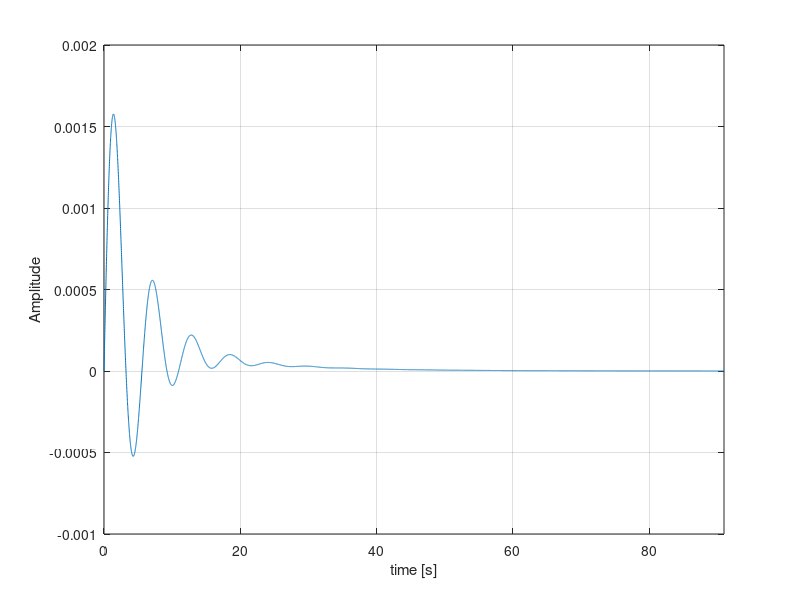
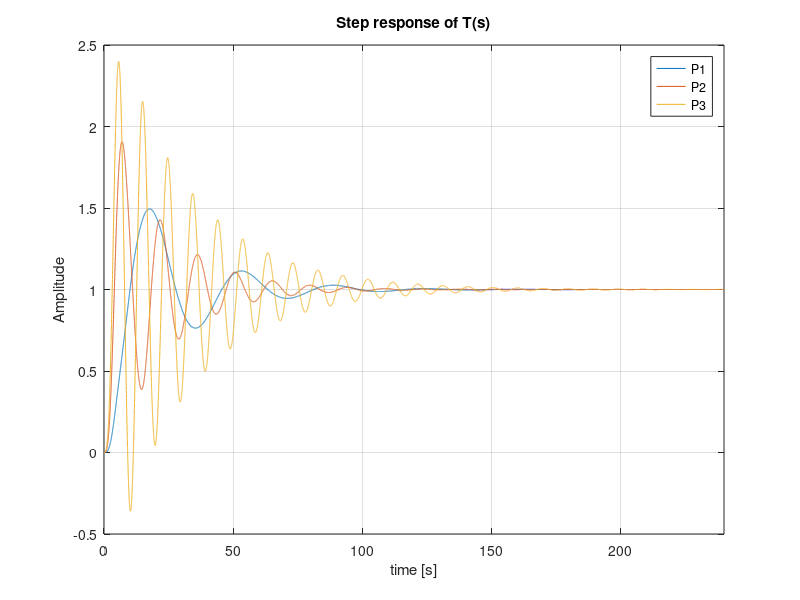

MATLAB code to generate these figures, in order:
clear all
clc
delete all

%% Computing the poles of the transfer function
Gl = tf([5.1e-3 1000 250 ],[5e5 2.5e5 6.4e5 4.9e4 0]);
H = tf([5.1e-3 1000 250 0 ],[5e5 2.5e5 6.4e5 4.9e4 0]);


Hmin = minreal(H);      % this cancels common factors
poles_Hmin = pole(Hmin);

%% Generating impuls response function
t = 0:0.01:91; 
[y, tOut] = impulse(H,t);
figure;
plot(tOut, y);
grid on
xlim([0 91]);
xlabel('time [s]');
ylabel('Amplitude');

%% Stability of the closed loop transfer function 
P1 = 80;
P2 = 400;
P3 = 700;


T1 = tf([P1*5.1e-3 P1*100 P1*250],[5e5 2.5e5 (6.4e5+P1*5.1e-3) (4.9e4 + P1* 100) P1*250]);
T2 = tf([P2*5.1e-3 P2*100 P2*250],[5e5 2.5e5 (6.4e5+P2*5.1e-3) (4.9e4 + P2* 100) P2*250]);
T3 = tf([P3*5.1e-3 P3*100 P3*250],[5e5 2.5e5 (6.4e5+P3*5.1e-3) (4.9e4 + P3* 100) P3*250]);
poles_T = pole(T1);
Tmin = minreal(T1);
poles_Tmin = pole(Tmin);

%% Step response function 
t2 = 0 : 0.01 : 500;
[Amplitude_step1, tOut_step1] = step(T1,t2);
[Amplitude_step2, tOut_step2] = step(T2,t2);
[Amplitude_step3, tOut_step3] = step(T3,t2);

figure;
plot(tOut_step1, Amplitude_step1);
hold on 
plot(tOut_step2, Amplitude_step2);
hold on 
plot(tOut_step3, Amplitude_step3);
legend("P1", "P2","P3")
title("Step response of T(s)")
grid on
xlim([0 240]);
xlabel('time [s]');
ylabel('Amplitude');